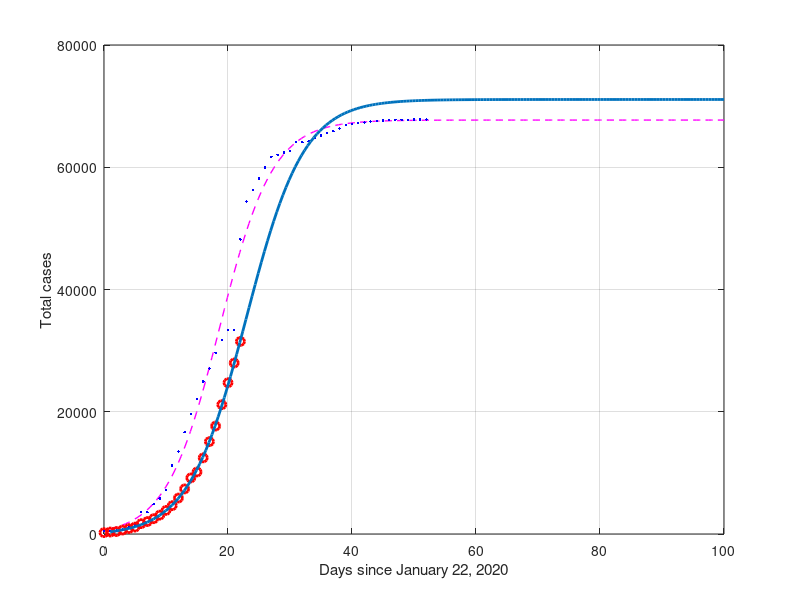

Source code (MATLAB):
pkg load optim
  F = @(x,p) p(1) + p(2) * exp(p(3) * (x - p(4)))./(1 + exp(p(3) * (x - p(4))));
  dF = @(x,p) (p(2) * p(3) * exp(p(3) * (p(4) + x)))./(exp(p(3) * p(4)) + exp(p(3) * x)).^2
  
  function params = estimate (F, x, y)

    p1=min(y);
    p2=max(y)-min(y);
    p3=4*max(diff(y)./diff(x))/p2;
    p4=mean(x);

    init=[p1,p2,p3,p4];
    
    %% other configuration (default values):
    tolerance = .00000001;
    max_iterations = 200;
    weights = ones (size (y));
    dp = [.00001; .00001; .00001; .00001]; % bidirectional numeric gradient stepsize
    dFdp = "dfdp"; % function for gradient (numerical)
    %% dFdp = dF;
  
    minstep = [0.001; 0.001;0.001; 0.001];
    maxstep = [0.08; 0.08; 0.08; 0.08];
    options = [minstep, maxstep];
    
    global verbose; verbose = false;
    [f, p, cvg, iter] = ...
      leasqr (x, y, init, F, tolerance, max_iterations,weights,dp,dFdp);
  
    params=p;      
  endfunction

  data_china = load('data/covid-19-data-china.txt');
  x_china = data_china(:,1);
  y_china = data_china(:,2);
 
  p_china = estimate(F,x_china,y_china);

%%  data_it = load('data/covid-19-data-it.txt');
  data_it = load('data/ita2test.csv');

  x_it = data_it(:,1);
  y_it = data_it(:,2);
 
  p_it = estimate(F,x_it,y_it);
  p_it_1d = estimate(F,x_it(1:size(x_it)(1)-1,1),y_it(1:size(y_it)(1)-1,1));
  p_it_2d = estimate(F,x_it(1:size(x_it)(1)-2,1),y_it(1:size(y_it)(1)-2,1));
  p_it_3d = estimate(F,x_it(1:size(x_it)(1)-3,1),y_it(1:size(y_it)(1)-3,1));
  
  %%x=[0:100]';
  x=linspace(1,100,200);
  
  plot(x,F(x,p_china),'linewidth',1,'--m'
    ,x_china,y_china,'.b','linewidth',1
    ,x_it,y_it,'or','linewidth',2
    ,x,F(x,p_it),'linewidth',2
%%    ,x,F(x,p_it_1d),'linewidth',2
%%    ,x,F(x,p_it_2d),'linewidth',2
    );

 xlabel('Days since January 22, 2020');
 ylabel('Total cases');
 set (gca, "xgrid", "on");
 set (gca, "ygrid", "on");


